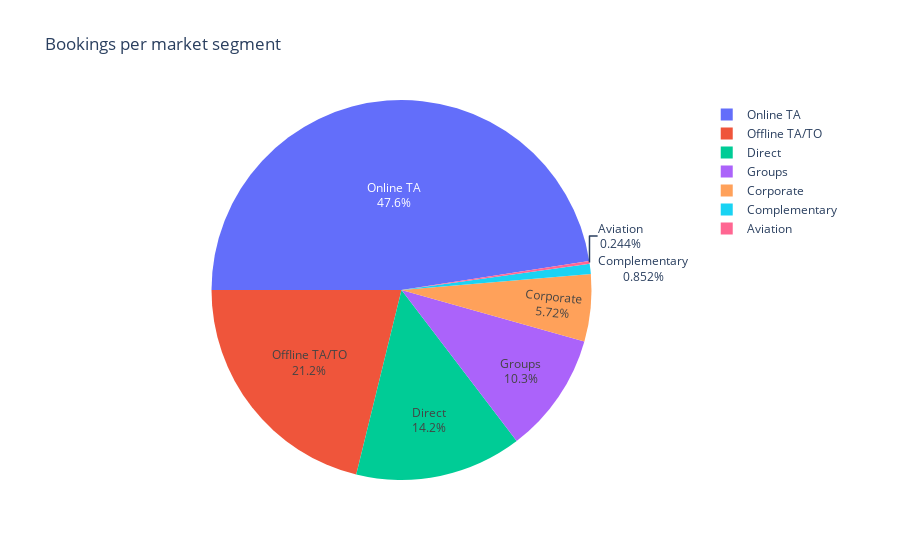

The notebook cell saved with this chart:
### Code cell
# pie plot
fig=px.pie(clean_data,
             values=clean_data['market_segment'].value_counts().values,
             names=clean_data['market_segment'].value_counts().index,
             title="Bookings per market segment")
fig.update_traces(rotation=-90, textinfo="percent+label")
fig.show()

### Figure 1 — Plotly figure (JSON) as saved in the notebook; plotly's stock layout.template omitted (floating-point values rounded to 4 significant figures)
{"data": [{"domain": {"x": [0, 1], "y": [0, 1]}, "hovertemplate": "label=%{label}<br>value=%{value}<extra></extra>", "labels": ["Online TA", "Offline TA/TO", "Direct", "Groups", "Corporate", "Complementary", "Aviation"], "legendgroup": "", "name": "", "rotation": -90, "showlegend": true, "textinfo": "percent+label", "type": "pie", "values": [35673, 15880, 10648, 7697, 4291, 639, 183]}], "layout": {"legend": {"tracegroupgap": 0}, "title": {"text": "Bookings per market segment"}}}
